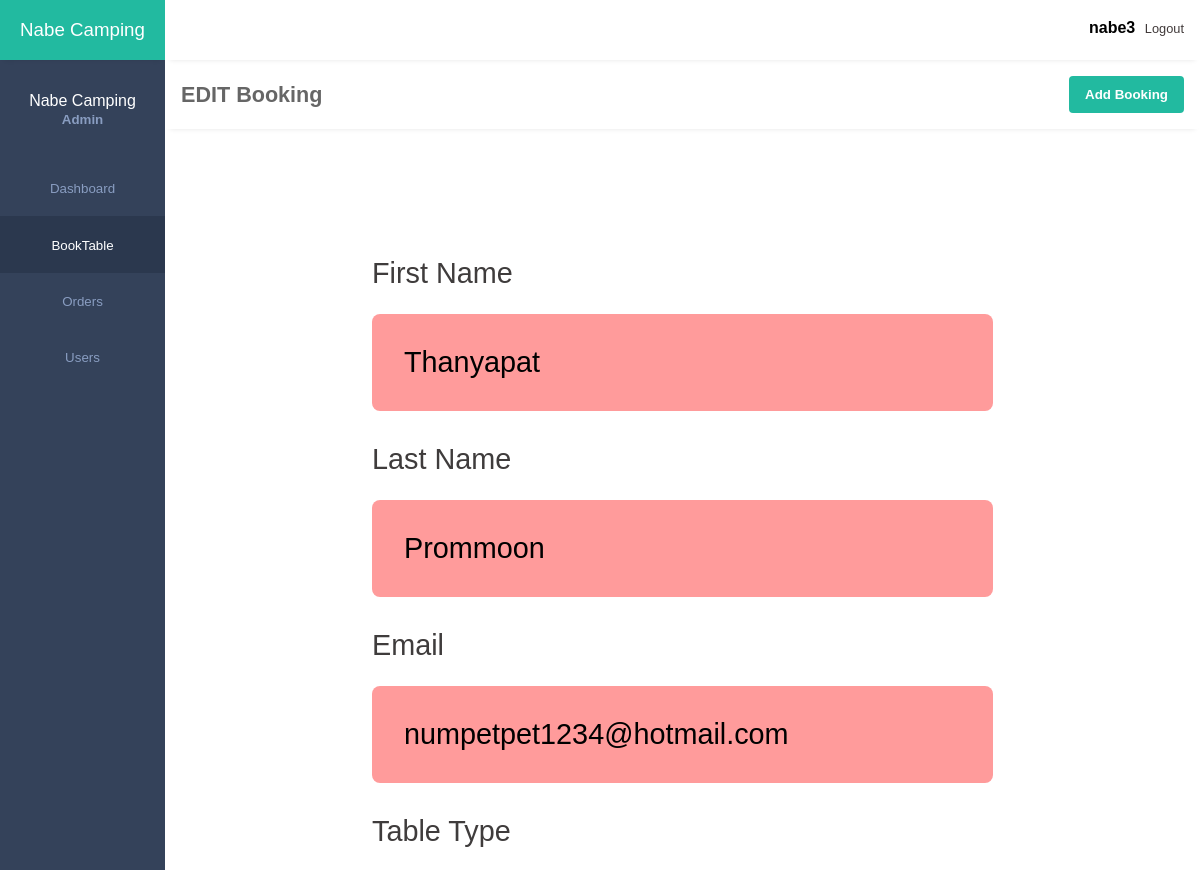
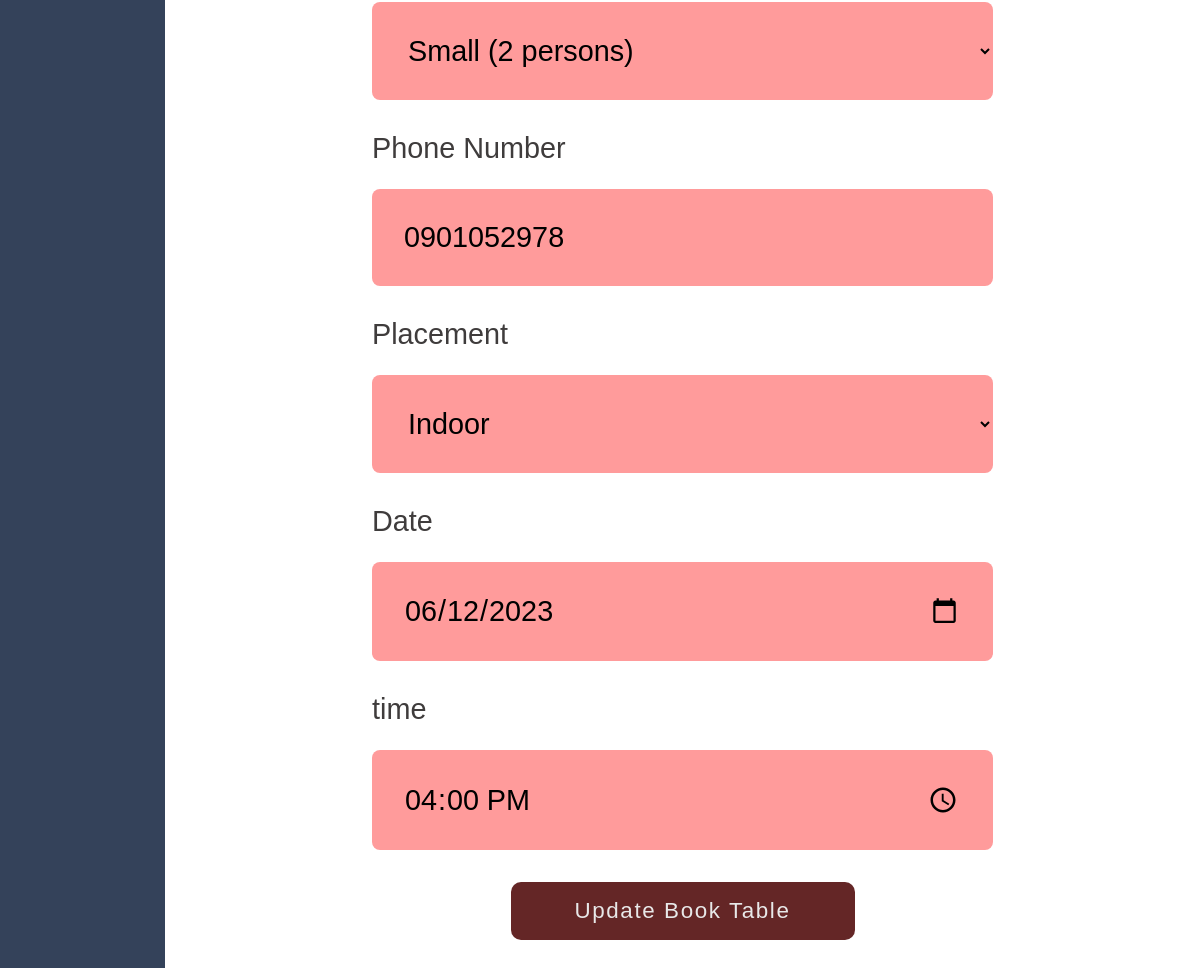
/booktable_edit.php?id=4 (signed in), run on the app's committed database (2 pictures, top to bottom).
### tables this page shows
CREATE TABLE `booking` (
  `id` int(10) UNSIGNED NOT NULL,
  `fname` varchar(100) NOT NULL,
  `lname` varchar(100) NOT NULL,
  `email` varchar(100) NOT NULL,
  `tabletype` tinyint(10) NOT NULL,
  `phonenumber` varchar(100) NOT NULL,
  `placement` tinyint(10) NOT NULL,
  `datebook` varchar(100) NOT NULL,
  `timebook` varchar(100) NOT NULL
);

### booktable_edit.php (the view, shortened to what this page needs)
<?php
    include('server.php');
?>
<!DOCTYPE html>
<html lang="en">
<head>
    <link rel="stylesheet" href="css/dashboardadmin.css">
    <link rel="stylesheet" href="css/stylebookedit.css">
    <link rel="stylesheet" href="https://maxst.icons8.com/vue-static/landings/line-awesome/line-awesome/1.3.0/css/line-awesome.min.css">
</head>
<body>
    <div class="sidebar">
        <div class="side-header">
            <h3><span>Nabe Camping</span></h3>
        </div>
        <div class="side-content">
            <div class="profile">
                <h4>Nabe Camping</h4>
                <small>Admin</small>
            </div>
            <div class="side-menu">
                <ul>
                    <li>
                       <a href="dashboard.php">
                            <small>Dashboard</small>
                        </a>
                    </li>
                       <a href="booking.php" class="active">
                            <small>BookTable</small>
                        </a>
                    <li>
                       <a href="Oders.php">
                            <small>Orders</small>
                        </a>
                    </li>
                    <li>
                       <a href="aduser.php">
                            <small>Users</small>
                        </a>
                    </li>
                </ul>
            </div>
        </div>
    </div>
    <div class="main-content">
        <header>
            <div class="header-content">
                <div class="header-menu">
                    <div class="user">
                        <?php if (isset($_SESSION['username'])) : ?>
                        <p class="usernametext"><strong><?php echo $_SESSION['username'] ; ?></strong></p>
                        <a href="aduser.php?logout='1'"><span class="las la-power-off"></span></a>
                        <a href="aduser.php?logout='1'"><span class ="btnlogout">Logout</span></a>
                        <?php endif ?>
                    </div>
                </div>
            </div>
        </header>
        <main>
            <div class="records table-responsive">
                <div class="record-header">
                    <div class="add">
                        <span><h2>EDIT Booking</h2></span>
                    </div>
                    <div class="add">
                         <a href="Booktable.php"><button>Add Booking</button></a>
                    </div>
                </div>
        </main>
            <?php
            if(isset($_GET['id']))
            {
                $booking_id = $_GET['id'];
                $booking = "SELECT * FROM booking WHERE id ='$booking_id'";
                $user_run = mysqli_query($conn, $booking);
                if(mysqli_num_rows($user_run) > 0)
                {
                    foreach($user_run as $bookings)
                    {
                        ?>
                            <section id="form">
                                <div class="container">
                                    <div class="form__wrapper">
                                        <form action='booktable_edit_db.php' method="POST">
                                            <div class="form__group">
                                                <label for="firstName">First Name</label>
                                                <input type="text" id="Fname" name="fname" value="<?=$bookings['fname']; ?>">
                                            </div>
                                            <div class="form__group">
                                                <label for="lastName">Last Name</label>
                                                <input type="text" id="Lname" name="lname" value="<?=$bookings['lname']; ?>" >
                                            </div>
                                            <div class="form__group">
                                                <label for="email">Email</label>
                                                <input type="email" id="Email" name="email" value="<?=$bookings['email']; ?>" >
                                            </div>
                                            <div class="form__group">
                                                <label for="tableType">Table Type</label>
                                                <select name="tabletype" id="Tabletype" >
                                                <option value= "0" <?=$bookings['tabletype'] == '0' ? 'selected' : ''; ?>>Small (2 persons)</option>
                                                </select>
                                            </div>
                                            <div class="form__group">
                                                <label for="phonenumber">Phone Number</label>
                                                <input type="number" id="Phonenumber" name="phonenumber" value="<?=$bookings['phonenumber']; ?>">
                                            </div>
                                            <div class="form__group">
                                                <label for="placement">Placement</label>
                                                <select name="placement" id="Placement" >
                                                <option value= "1" <?=$bookings['placement'] == '1' ? 'selected' : ''; ?>>Indoor</option>
                                                </select>
                                            </div>
                                            <div class="form__group">
                                                <label for="date">Date</label>
                                                <input type="date" id="Datebook" name="datebook" value="<?=$bookings['datebook']; ?>">
                                            </div>
                                            <div class="form__group">
                                                <label for="time">time</label>
                                                <input type="time" id="Time" name="timebook" value="<?=$bookings['timebook']; ?>">
                                            </div>
                                            <div class="btnbook_update">
                                            <button class="btn3 primary-btn3" type="submit" name="update_book">Update Book Table</button>
                                            </div>
                                        </form>
                                    </div>
                                </div>
                            </section>
                        <?php
                    }
                }
                else
                {
                    ?>
                        <h3>NO RECCORD FOUND</h3>
                    <?php
                }
            }
            ?>
    </div>
</body>
</html>

### css/dashboardadmin.css (style rules this page uses)
:root { --main-color: #22BAA0; --color-dark: #34425A; --text-grey: #B0B0B0; --black1 :#000000; --green: #2d9c49; --white1: #e8e8e8; --red : #db5252; --orange: #e79121; }
.btnlogout { color: var(--black1); }
* { margin: 0; padding: 0; text-decoration: none; list-style-type: none; box-sizing: border-box; font-family: 'Merriweather', sans-serif; }
.btnlogout { font-family: 'Merriweather', sans-serif; }
.sidebar { position: fixed; height: 100%; width: 165px; left: 0; bottom: 0; top: 0; z-index: 100; background: var(--color-dark); transition: left 300ms; }
.side-header { box-shadow: 0px 5px 5px -5px rgb(0 0 0 /10%); background: var(--main-color); height: 60px; display: flex; justify-content: center; align-items: center; }
.side-header h3, side-head span { color: #fff; font-weight: 400; }
.side-content { height: calc(100vh - 60px); overflow: auto; }
.profile { text-align: center; padding: 2rem 0rem; }
.profile h4 { color: #fff; font-weight: 500; }
.profile small { color: #899DC1; font-weight: 600; }
.sidebar { overflow-y: auto; }
.side-menu ul { text-align: center; }
.side-menu a { display: block; padding: 1.2rem 0rem; }
.side-menu a.active { background: #2B384E; }
.side-menu a.active span, .side-menu a.active small { color: #fff; }
.side-menu a span, .side-menu a small { color: #899DC1; }
.main-content { margin-left: 165px; width: calc(100% - 165px); transition: margin-left 300ms; }
header { position: fixed; right: 0; top: 0; left: 165px; z-index: 100; height: 60px; box-shadow: 0px 5px 5px -5px rgb(0 0 0 /10%); background: #fff; transition: left 300ms; }
.header-content, .header-menu { display: flex; align-items: center; }
.header-content { justify-content: space-between; padding: 0rem 1rem; padding-top: 1.2rem; }
.header-menu { justify-content: flex-end; }
.user { display: flex; align-items: center; }
.usernametext { font-size: 1rem; text-align: center; }
.user span:last-child { display: inline-block; margin-left: .3rem; font-size: .8rem; }
main { margin-top: 60px; }
.records { box-shadow: 0px 5px 5px -5px rgb(0 0 0 / 10%); background: #fff; border-radius: 3px; }
.record-header { padding: 1rem; display: flex; justify-content: space-between; align-items: center; }
.add, .browse { display: flex; align-items: center; }
.add span { display: inline-block; margin-right: .6rem; font-size: .9rem; color: #666; }
input, button, select { outline: none; }
.add button { background: var(--main-color); color: #fff; height: 37px; border-radius: 4px; padding: 0rem 1rem; border: none; font-weight: 600; cursor: pointer; }
.table-responsive { width: 100%; overflow: auto; }

### css/stylebookedit.css (style rules this page uses)
:root { --green1 : #07861c ; --lightred: #ffe1e1; --lightred2: #ff9b9b; --black1: #413a3a; --black2: #3f3c3c; --black3: #000000; --red1: #642626; --white1: #e8e8e8; }
#form { padding: 1rem 0; width: 90%; margin: 0 auto; }
.form__wrapper { padding: 3rem 0; }
.form__wrapper form { display: grid; grid-template-columns: 1fr; gap: 2rem; }
.form__group label { font-size: 1.6rem; color: var(--black2); font-weight: 500; }
.form__group input, .form__group textarea, .form__group select { width: 100%; border: none; background-color: var(--lightred2); font-size: 1.4rem; font-weight: 500; padding: 1.5rem; border-radius: 8px; margin-top: 0.5rem; color: var(--black-2); }
.form__wrapper button[type='submit'] { width: max-content; border: none; padding: 1rem 4rem; font-weight: 500; letter-spacing: 0.1rem; }
@media only screen and (min-width: 768px) { .form__wrapper { padding: 5rem 0; } }
@media only screen and (min-width: 768px) { .form__wrapper form { grid-template-columns: 1fr; } }
@media only screen and (min-width: 768px) { .form__group label { font-size: 1.8rem; } }
@media only screen and (min-width: 768px) { .form__group input, .form__group textarea, .form__group select { font-size: 1.8rem; padding: 2rem; margin-top: 1.5rem; } }
@media only screen and (min-width: 768px) { #form { width: 60%; margin-left: 2rem; margin: 0 auto; } }
.btn3 { color: var(--red1); border-radius: 10px; font-size: 1.4rem; padding: 0.6rem 0.8rem; cursor: pointer; }
.primary-btn3 { color: var(--white1); background: var(--red1); }
.btnbook_update { text-align: center; }
@media only screen and (min-width: 768px) { input { width: 30%; } }

### data on the page
booking: fname "Thanyapat", lname "Prommoon", email "numpetpet1234@hotmail.com", tabletype "Small (2 persons)", phonenumber "0901052978", placement "Indoor", datebook "06/12/2023", timebook "16:00"

### other printed values
$_SESSION['username'] "nabe3"
